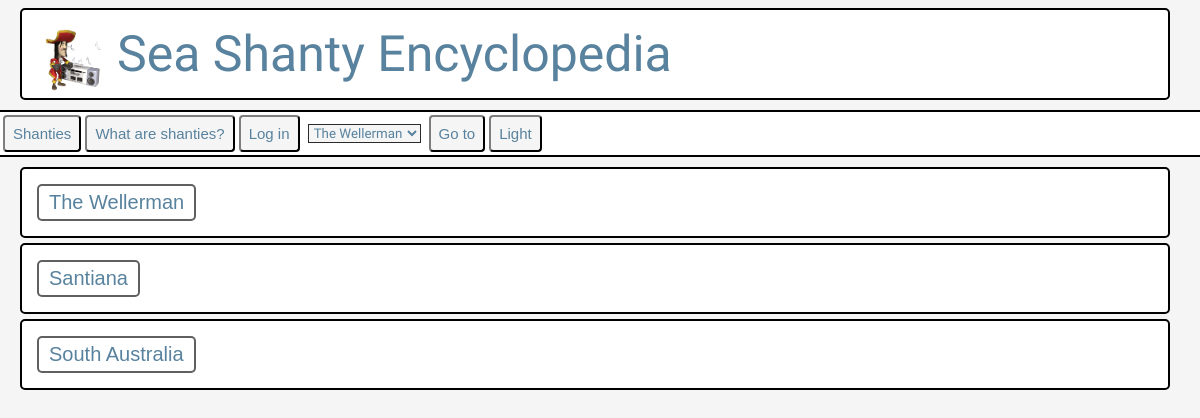
The app's page /, older data.
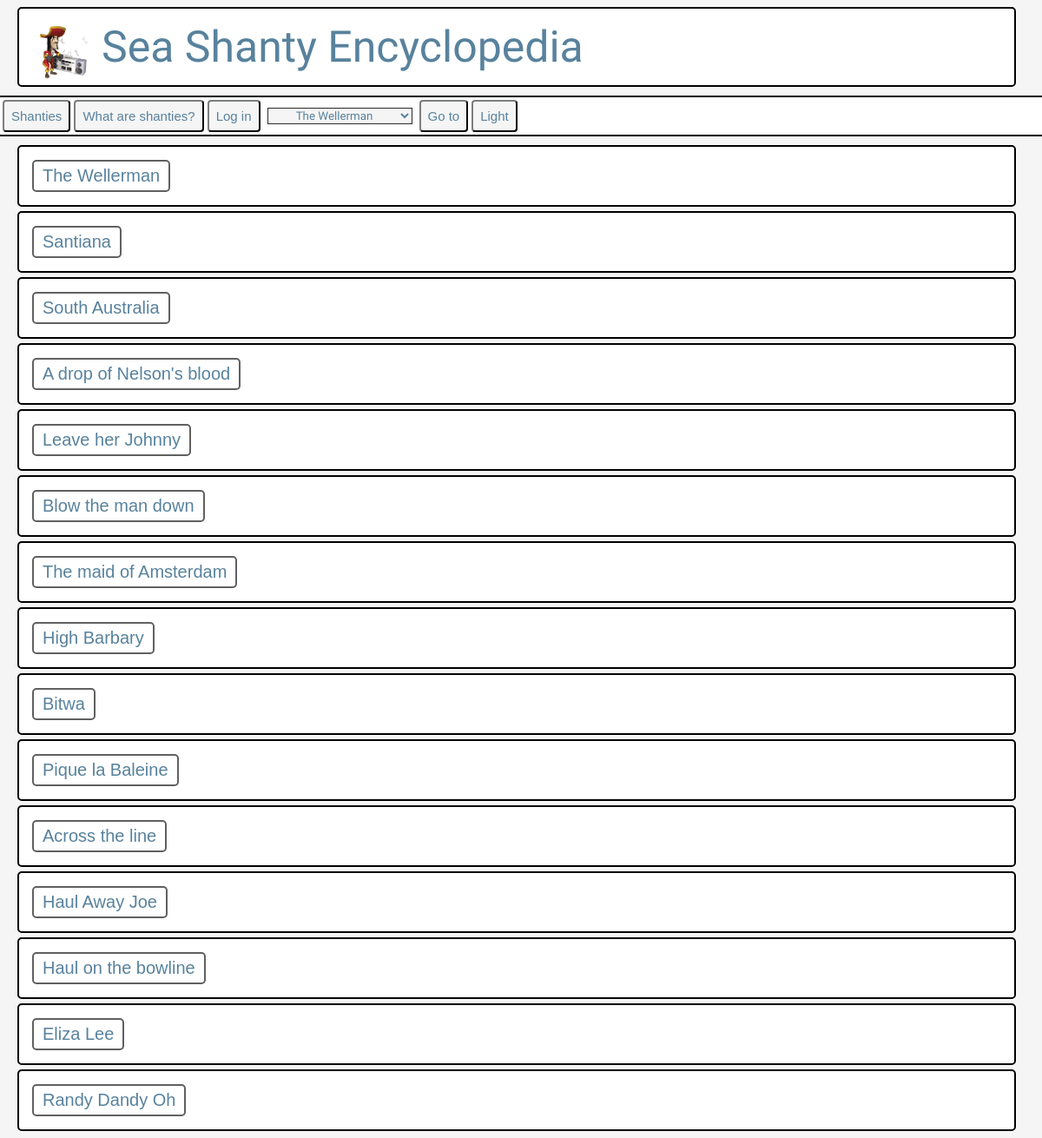
The same page, newer data.
### SHE.py (models this page shows)
class Seashanty(db.Model):
    __tablename__ = 'seashanties'
    ID = db.Column(db.Integer, primary_key=True)
    Name = db.Column(db.Text,)
    Alternative_Names = db.Column(db.Text)
    Country_Origin = db.Column(db.ForeignKey('Countries.Name'))
    Language = db.Column(db.ForeignKey('Language.Name'))
    Description = db.Column(db.Text)
    Lyrics = db.Column(db.Text)
    AudioSource = db.Column(db.Text)
    Country = db.relationship('Country', primaryjoin='Seashanty.Country_Origin == Country.Name', backref='seashanties')
    Language1 = db.relationship('Language', primaryjoin='Seashanty.Language == Language.Name', backref='seashanties')

### SHE.py (the view, shortened to what this page needs)
@app.route('/', methods=["GET","POST"])
def home():
    shantys = None
    return render_template("home.html", shantys = Seashanty.query.all())  # Return the html template, display it on the port

### templates/home.html (shortened to what this page needs)
<!DOCTYPE html>
<html>
  <head>
    {% if session.theme == 'dark' %}
      <link rel="stylesheet" href="/static/styleDark.css">
    {% else %}
      <link rel="stylesheet" href="/static/style.css">
    {% endif %}
  </head>
  <body>
    <div class="entry">
      <div class="column">
        <img src="/static/ds.gif" class="smallImage" alt="Dancing sailor">
      </div>
      <div>
        <p class="title">Sea Shanty Encyclopedia   </p>
      </div>
    </div>
    <div class="navbar">
      <table>
        <tr>
          <th> <form method="" action="/gotoShanty">
            <input type="submit" class="smallButton" value="Shanties">
          </form> </th>
          <th> <form method="" action="/gotoInfo">
            <input type="submit" class="smallButton" value="What are shanties?">
          </form> </th>
          <th>{% if session.admin =='yes'%}
          {% else %}
          <form method="" action="/login">
            <input type="submit" class="smallButton" value="Log in">
          </form>
          {% endif %}</th>
            <th> <select class="dropdownselect" name="goto">
            {% for shanty in shantys %}
              <option value="#{{shanty.Name|replace(' ','_') }}"> {{shanty.Name}} </option>
            {% endfor %}
          </select> </th>
          <th> <button class="smallButton" id="gotoButton"> Go to </button> </th>
          <th> <form method="" action="/changeTheme?r={{ request.full_path }}">
            {% if session.theme == 'light' %}
                <input type="submit" class="smallButton" value="Dark">
            {% else %}
                <input type="submit" class="smallButton" value="Light">
            {% endif %}
          </form>
          </th>
        </tr>
      </table>
    </div>
    {% for shanty in shantys %}
    <div class="entry collapsed" id="{{shanty.Name|replace(' ','_')}}">
      <button class="btn">{{shanty.Name}}</button>
    </div>
    {% endfor %}
  </body>
</html>

### static/style.css (style rules this page uses)
:root { --c1: #DCDCDD; --c2: #2A2B2A; --c3: #58829D; --c4: #F5F5F5; }
html { scroll-behavior: smooth; }
body { background-color: var(--c4); font-family: Hind; margin-left: 0; margin-right:0; color: var(--c3); }
.dropdownselect { position: relative; font-family: Hind; display: inline-block; text-align: center; padding: 0px; margin:4px; background-color:var(--c4); color:var(--c3); border-color: var(--c2); }
.title { font-size: 50px; margin: 0px; }
.column { float: left; }
.navbar { list-style-type: none; margin-top: 10px; margin-bottom: 10px; margin-left: 0px; border-style: solid; border-radius: 0px; border-color: black; border-width: 2px; background-color:white; padding-left:10px; border-left:0px; border-right:0px; padding:0px; }
.smallImage { width: 70px; height: 70px; padding-right: 10px; }
.btn { border: solid; border-width: 2px; border-radius: 5px; font-size: 20px; border-color: rgba(42, 43, 42, 0.75); padding: 5px; padding-left: 10px; padding-right: 10px; text-align: left; text-decoration: none; outline: none; color:var(--c3); background-color:white; }
.smallButton { background-color:var(--c4); color:var(--c3); border-color: var(--c2); font-size: 15px; padding:8px; border-width: 2px; border-radius: 4px; }
.entry { margin-left: 20px; margin-top: 5px; margin-right: 30px; padding: 15px; border-style: solid; border-radius: 5px; border-color: black; border-width: 2px; background-color:white; }

Row changes from the older to the newer data that the page shows:
added Seashanty: Name "A drop of Nelson's blood"
added Seashanty: Name "Leave her Johnny"
added Seashanty: Name "Blow the man down"
added Seashanty: Name "The maid of Amsterdam"
added Seashanty: Name "High Barbary"
added Seashanty: Name "Bitwa"
added Seashanty: Name "Pique la Baleine"
added Seashanty: Name "Across the line"
added Seashanty: Name "Haul Away Joe"
added Seashanty: Name "Haul on the bowline"
added Seashanty: Name "Eliza Lee"
added Seashanty: Name "Randy Dandy Oh"
